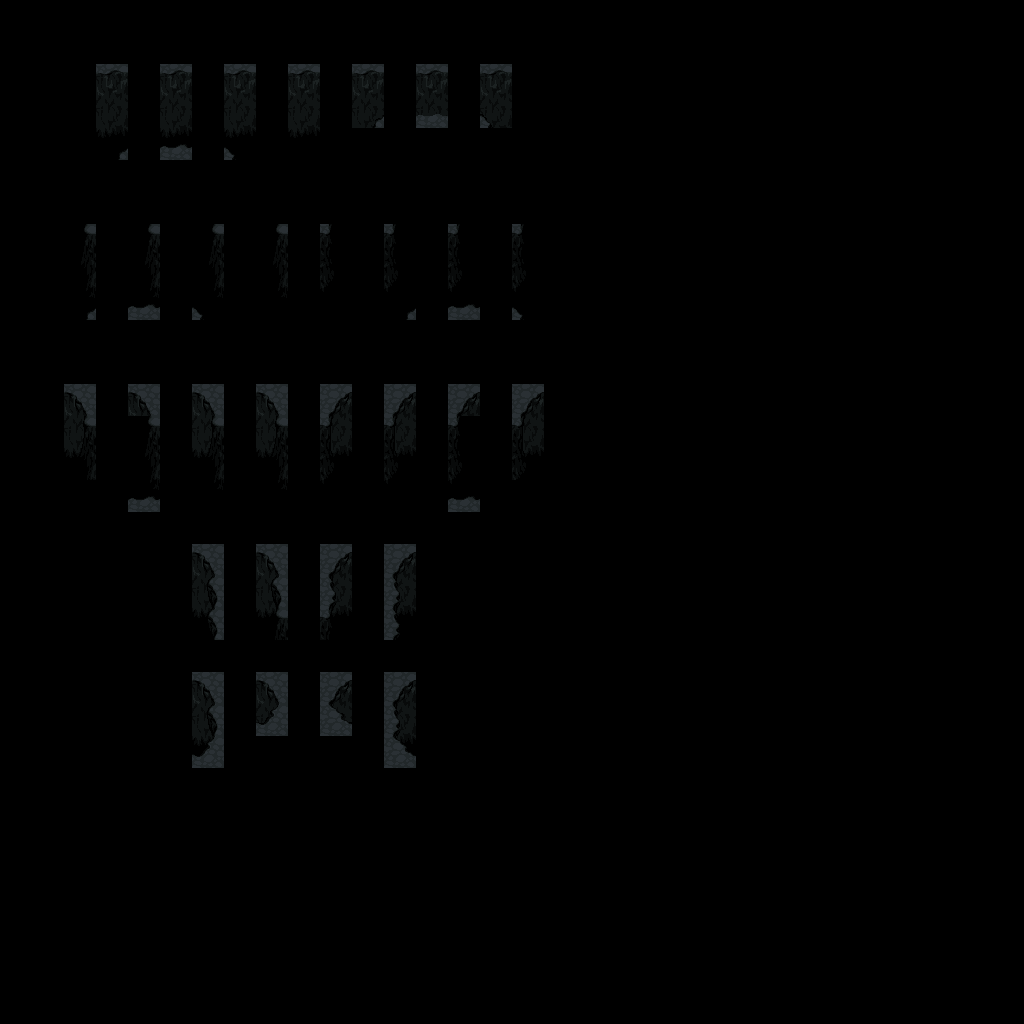

A 2D game scene composited from a Tiled map and its tileset images. What follows is a short description and the map's XML, with every tile layer's data as written:
An orthogonal 32x32 tile map with 32x32 px tiles, 3 tile layers (regions, input_Mountain, output_Mountain).

<map version="1.2" tiledversion="1.2.0" orientation="orthogonal" renderorder="right-down" width="32" height="32" tilewidth="32" tileheight="32" infinite="0" nextlayerid="5" nextobjectid="1">
 <tileset firstgid="1" source="../mountains-v6.tsx" />
 <layer id="1" name="regions" width="32" height="32">
  <data encoding="csv">
0,0,0,0,0,0,0,0,0,0,0,0,0,0,0,0,0,0,0,0,0,0,0,0,0,0,0,0,0,0,0,0,
0,0,0,0,0,0,0,0,0,0,0,0,0,0,0,0,0,0,0,0,0,0,0,0,0,0,0,0,0,0,0,0,
0,0,0,1178,0,1178,0,1178,0,1178,0,1178,0,1178,0,1178,0,0,0,0,0,0,0,0,0,0,0,0,0,0,0,0,
0,0,0,1178,0,1178,0,1178,0,1178,0,1178,0,1178,0,1178,0,0,0,0,0,0,0,0,0,0,0,0,0,0,0,0,
0,0,0,1178,0,1178,0,1178,0,1178,0,0,0,0,0,0,0,0,0,0,0,0,0,0,0,0,0,0,0,0,0,0,
0,0,0,0,0,0,0,0,0,0,0,0,0,0,0,0,0,0,0,0,0,0,0,0,0,0,0,0,0,0,0,0,
0,0,0,0,0,0,0,0,0,0,0,0,0,0,0,0,0,0,0,0,0,0,0,0,0,0,0,0,0,0,0,0,
0,0,1178,0,1179,0,1179,0,1178,0,1178,0,1179,0,1179,0,1178,0,0,0,0,0,0,0,0,0,0,0,0,0,0,0,
0,0,1178,0,1179,0,1179,0,1178,0,1178,0,1179,0,1179,0,1178,0,0,0,0,0,0,0,0,0,0,0,0,0,0,0,
0,0,1178,0,1179,0,1179,0,1178,0,1178,0,1179,0,1179,0,1178,0,0,0,0,0,0,0,0,0,0,0,0,0,0,0,
0,0,0,0,0,0,0,0,0,0,0,0,0,0,0,0,0,0,0,0,0,0,0,0,0,0,0,0,0,0,0,0,
0,0,0,0,0,0,0,0,0,0,0,0,0,0,0,0,0,0,0,0,0,0,0,0,0,0,0,0,0,0,0,0,
0,0,1178,0,1178,0,1179,0,1179,0,1179,0,1179,0,1178,0,1178,0,0,0,0,0,0,0,0,0,0,0,0,0,0,0,
0,0,1178,0,1178,0,1179,0,1179,0,1179,0,1179,0,1178,0,1178,0,0,0,0,0,0,0,0,0,0,0,0,0,0,0,
0,0,1178,0,1178,0,1179,0,1179,0,1179,0,1179,0,1178,0,1178,0,0,0,0,0,0,0,0,0,0,0,0,0,0,0,
0,0,0,0,1178,0,1178,0,1178,0,1178,0,1178,0,1178,0,0,0,0,0,0,0,0,0,0,0,0,0,0,0,0,0,
0,0,0,0,0,0,0,0,0,0,0,0,0,0,0,0,0,0,0,0,0,0,0,0,0,0,0,0,0,0,0,0,
0,0,0,0,0,0,1179,0,1178,0,1178,0,1179,0,0,0,0,0,0,0,0,0,0,0,0,0,0,0,0,0,0,0,
0,0,0,0,0,0,1179,0,1178,0,1178,0,1179,0,0,0,0,0,0,0,0,0,0,0,0,0,0,0,0,0,0,0,
0,0,0,0,0,0,1179,0,1178,0,1178,0,1179,0,0,0,0,0,0,0,0,0,0,0,0,0,0,0,0,0,0,0,
0,0,0,0,0,0,0,0,0,0,0,0,0,0,0,0,0,0,0,0,0,0,0,0,0,0,0,0,0,0,0,0,
0,0,0,0,0,0,1178,0,1178,0,1178,0,1178,0,0,0,0,0,0,0,0,0,0,0,0,0,0,0,0,0,0,0,
0,0,0,0,0,0,1178,0,1178,0,1178,0,1178,0,0,0,0,0,0,0,0,0,0,0,0,0,0,0,0,0,0,0,
0,0,0,0,0,0,1178,0,0,0,0,0,1178,0,0,0,0,0,0,0,0,0,0,0,0,0,0,0,0,0,0,0,
0,0,0,0,0,0,0,0,0,0,0,0,0,0,0,0,0,0,0,0,0,0,0,0,0,0,0,0,0,0,0,0,
0,0,0,0,0,0,0,0,0,0,0,0,0,0,0,0,0,0,0,0,0,0,0,0,0,0,0,0,0,0,0,0,
0,0,0,0,0,0,0,0,0,0,0,0,0,0,0,0,0,0,0,0,0,0,0,0,0,0,0,0,0,0,0,0,
0,0,0,0,0,0,0,0,0,0,0,0,0,0,0,0,0,0,0,0,0,0,0,0,0,0,0,0,0,0,0,0,
0,0,0,0,0,0,0,0,0,0,0,0,0,0,0,0,0,0,0,0,0,0,0,0,0,0,0,0,0,0,0,0,
0,0,0,0,0,0,0,0,0,0,0,0,0,0,0,0,0,0,0,0,0,0,0,0,0,0,0,0,0,0,0,0,
0,0,0,0,0,0,0,0,0,0,0,0,0,0,0,0,0,0,0,0,0,0,0,0,0,0,0,0,0,0,0,0,
0,0,0,0,0,0,0,0,0,0,0,0,0,0,0,0,0,0,0,0,0,0,0,0,0,0,0,0,0,0,0,0
</data>
 </layer>
 <layer id="2" name="input_Mountain" width="32" height="32">
  <properties>
   <property name="StrictEmpty" type="bool" value="true" />
  </properties>
  <data encoding="csv">
0,0,0,0,0,0,0,0,0,0,0,0,0,0,0,0,0,0,0,0,0,0,0,0,0,0,0,0,0,0,0,0,
0,0,0,0,0,0,0,0,0,0,0,0,0,0,0,0,0,0,0,0,0,0,0,0,0,0,0,0,0,0,0,0,
0,0,0,926,0,926,0,926,0,926,0,926,0,926,0,926,0,0,0,0,0,0,0,0,0,0,0,0,0,0,0,0,
0,0,0,0,0,0,0,0,0,0,0,797,0,798,0,799,0,0,0,0,0,0,0,0,0,0,0,0,0,0,0,0,
0,0,0,797,0,798,0,799,0,0,0,0,0,0,0,0,0,0,0,0,0,0,0,0,0,0,0,0,0,0,0,0,
0,0,0,0,0,0,0,0,0,0,0,0,0,0,0,0,0,0,0,0,0,0,0,0,0,0,0,0,0,0,0,0,
0,0,0,0,0,0,0,0,0,0,0,0,0,0,0,0,0,0,0,0,0,0,0,0,0,0,0,0,0,0,0,0,
0,0,925,0,925,0,925,0,925,0,927,0,927,0,927,0,927,0,0,0,0,0,0,0,0,0,0,0,0,0,0,0,
0,0,0,0,0,0,0,0,0,0,0,0,0,0,0,0,0,0,0,0,0,0,0,0,0,0,0,0,0,0,0,0,
0,0,797,0,798,0,799,0,0,0,0,0,797,0,798,0,799,0,0,0,0,0,0,0,0,0,0,0,0,0,0,0,
0,0,0,0,0,0,0,0,0,0,0,0,0,0,0,0,0,0,0,0,0,0,0,0,0,0,0,0,0,0,0,0,
0,0,0,0,0,0,0,0,0,0,0,0,0,0,0,0,0,0,0,0,0,0,0,0,0,0,0,0,0,0,0,0,
0,0,860,0,860,0,860,0,860,0,864,0,864,0,864,0,864,0,0,0,0,0,0,0,0,0,0,0,0,0,0,0,
0,0,925,0,925,0,925,0,925,0,927,0,927,0,927,0,927,0,0,0,0,0,0,0,0,0,0,0,0,0,0,0,
0,0,989,0,0,0,989,0,0,0,0,0,991,0,0,0,991,0,0,0,0,0,0,0,0,0,0,0,0,0,0,0,
0,0,0,0,798,0,1053,0,0,0,0,0,1055,0,798,0,0,0,0,0,0,0,0,0,0,0,0,0,0,0,0,0,
0,0,0,0,0,0,0,0,0,0,0,0,0,0,0,0,0,0,0,0,0,0,0,0,0,0,0,0,0,0,0,0,
0,0,0,0,0,0,860,0,860,0,864,0,864,0,0,0,0,0,0,0,0,0,0,0,0,0,0,0,0,0,0,0,
0,0,0,0,0,0,861,0,861,0,863,0,863,0,0,0,0,0,0,0,0,0,0,0,0,0,0,0,0,0,0,0,
0,0,0,0,0,0,861,0,925,0,927,0,863,0,0,0,0,0,0,0,0,0,0,0,0,0,0,0,0,0,0,0,
0,0,0,0,0,0,0,0,0,0,0,0,0,0,0,0,0,0,0,0,0,0,0,0,0,0,0,0,0,0,0,0,
0,0,0,0,0,0,860,0,860,0,864,0,864,0,0,0,0,0,0,0,0,0,0,0,0,0,0,0,0,0,0,0,
0,0,0,0,0,0,861,0,1121,0,1122,0,863,0,0,0,0,0,0,0,0,0,0,0,0,0,0,0,0,0,0,0,
0,0,0,0,0,0,1121,0,0,0,0,0,1122,0,0,0,0,0,0,0,0,0,0,0,0,0,0,0,0,0,0,0,
0,0,0,0,0,0,0,0,0,0,0,0,0,0,0,0,0,0,0,0,0,0,0,0,0,0,0,0,0,0,0,0,
0,0,0,0,0,0,0,0,0,0,0,0,0,0,0,0,0,0,0,0,0,0,0,0,0,0,0,0,0,0,0,0,
0,0,0,0,0,0,0,0,0,0,0,0,0,0,0,0,0,0,0,0,0,0,0,0,0,0,0,0,0,0,0,0,
0,0,0,0,0,0,0,0,0,0,0,0,0,0,0,0,0,0,0,0,0,0,0,0,0,0,0,0,0,0,0,0,
0,0,0,0,0,0,0,0,0,0,0,0,0,0,0,0,0,0,0,0,0,0,0,0,0,0,0,0,0,0,0,0,
0,0,0,0,0,0,0,0,0,0,0,0,0,0,0,0,0,0,0,0,0,0,0,0,0,0,0,0,0,0,0,0,
0,0,0,0,0,0,0,0,0,0,0,0,0,0,0,0,0,0,0,0,0,0,0,0,0,0,0,0,0,0,0,0,
0,0,0,0,0,0,0,0,0,0,0,0,0,0,0,0,0,0,0,0,0,0,0,0,0,0,0,0,0,0,0,0
</data>
 </layer>
 <layer id="3" name="output_Mountain" width="32" height="32">
  <data encoding="csv">
0,0,0,0,0,0,0,0,0,0,0,0,0,0,0,0,0,0,0,0,0,0,0,0,0,0,0,0,0,0,0,0,
0,0,0,0,0,0,0,0,0,0,0,0,0,0,0,0,0,0,0,0,0,0,0,0,0,0,0,0,0,0,0,0,
0,0,0,0,0,0,0,0,0,0,0,0,0,0,0,0,0,0,0,0,0,0,0,0,0,0,0,0,0,0,0,0,
0,0,0,990,0,990,0,990,0,990,0,795,0,1188,0,801,0,0,0,0,0,0,0,0,0,0,0,0,0,0,0,0,
0,0,0,1117,0,1118,0,1119,0,1054,0,0,0,0,0,0,0,0,0,0,0,0,0,0,0,0,0,0,0,0,0,0,
0,0,0,0,0,0,0,0,0,0,0,0,0,0,0,0,0,0,0,0,0,0,0,0,0,0,0,0,0,0,0,0,
0,0,0,0,0,0,0,0,0,0,0,0,0,0,0,0,0,0,0,0,0,0,0,0,0,0,0,0,0,0,0,0,
0,0,0,0,0,0,0,0,0,0,0,0,0,0,0,0,0,0,0,0,0,0,0,0,0,0,0,0,0,0,0,0,
0,0,989,0,989,0,989,0,989,0,991,0,991,0,991,0,991,0,0,0,0,0,0,0,0,0,0,0,0,0,0,0,
0,0,804,0,868,0,932,0,1053,0,1055,0,996,0,1060,0,1124,0,0,0,0,0,0,0,0,0,0,0,0,0,0,0,
0,0,0,0,0,0,0,0,0,0,0,0,0,0,0,0,0,0,0,0,0,0,0,0,0,0,0,0,0,0,0,0,
0,0,0,0,0,0,0,0,0,0,0,0,0,0,0,0,0,0,0,0,0,0,0,0,0,0,0,0,0,0,0,0,
0,0,0,0,0,0,0,0,0,0,0,0,0,0,0,0,0,0,0,0,0,0,0,0,0,0,0,0,0,0,0,0,
0,0,923,0,0,0,923,0,923,0,929,0,929,0,0,0,929,0,0,0,0,0,0,0,0,0,0,0,0,0,0,0,
0,0,986,0,989,0,986,0,986,0,994,0,994,0,991,0,994,0,0,0,0,0,0,0,0,0,0,0,0,0,0,0,
0,0,0,0,868,0,0,0,1053,0,1055,0,0,0,1060,0,0,0,0,0,0,0,0,0,0,0,0,0,0,0,0,0,
0,0,0,0,0,0,0,0,0,0,0,0,0,0,0,0,0,0,0,0,0,0,0,0,0,0,0,0,0,0,0,0,
0,0,0,0,0,0,0,0,0,0,0,0,0,0,0,0,0,0,0,0,0,0,0,0,0,0,0,0,0,0,0,0,
0,0,0,0,0,0,859,0,859,0,865,0,865,0,0,0,0,0,0,0,0,0,0,0,0,0,0,0,0,0,0,0,
0,0,0,0,0,0,858,0,922,0,930,0,866,0,0,0,0,0,0,0,0,0,0,0,0,0,0,0,0,0,0,0,
0,0,0,0,0,0,0,0,0,0,0,0,0,0,0,0,0,0,0,0,0,0,0,0,0,0,0,0,0,0,0,0,
0,0,0,0,0,0,0,0,0,0,0,0,0,0,0,0,0,0,0,0,0,0,0,0,0,0,0,0,0,0,0,0,
0,0,0,0,0,0,859,0,1057,0,1051,0,865,0,0,0,0,0,0,0,0,0,0,0,0,0,0,0,0,0,0,0,
0,0,0,0,0,0,1058,0,0,0,0,0,1050,0,0,0,0,0,0,0,0,0,0,0,0,0,0,0,0,0,0,0,
0,0,0,0,0,0,0,0,0,0,0,0,0,0,0,0,0,0,0,0,0,0,0,0,0,0,0,0,0,0,0,0,
0,0,0,0,0,0,0,0,0,0,0,0,0,0,0,0,0,0,0,0,0,0,0,0,0,0,0,0,0,0,0,0,
0,0,0,0,0,0,0,0,0,0,0,0,0,0,0,0,0,0,0,0,0,0,0,0,0,0,0,0,0,0,0,0,
0,0,0,0,0,0,0,0,0,0,0,0,0,0,0,0,0,0,0,0,0,0,0,0,0,0,0,0,0,0,0,0,
0,0,0,0,0,0,0,0,0,0,0,0,0,0,0,0,0,0,0,0,0,0,0,0,0,0,0,0,0,0,0,0,
0,0,0,0,0,0,0,0,0,0,0,0,0,0,0,0,0,0,0,0,0,0,0,0,0,0,0,0,0,0,0,0,
0,0,0,0,0,0,0,0,0,0,0,0,0,0,0,0,0,0,0,0,0,0,0,0,0,0,0,0,0,0,0,0,
0,0,0,0,0,0,0,0,0,0,0,0,0,0,0,0,0,0,0,0,0,0,0,0,0,0,0,0,0,0,0,0
</data>
 </layer>
</map>
